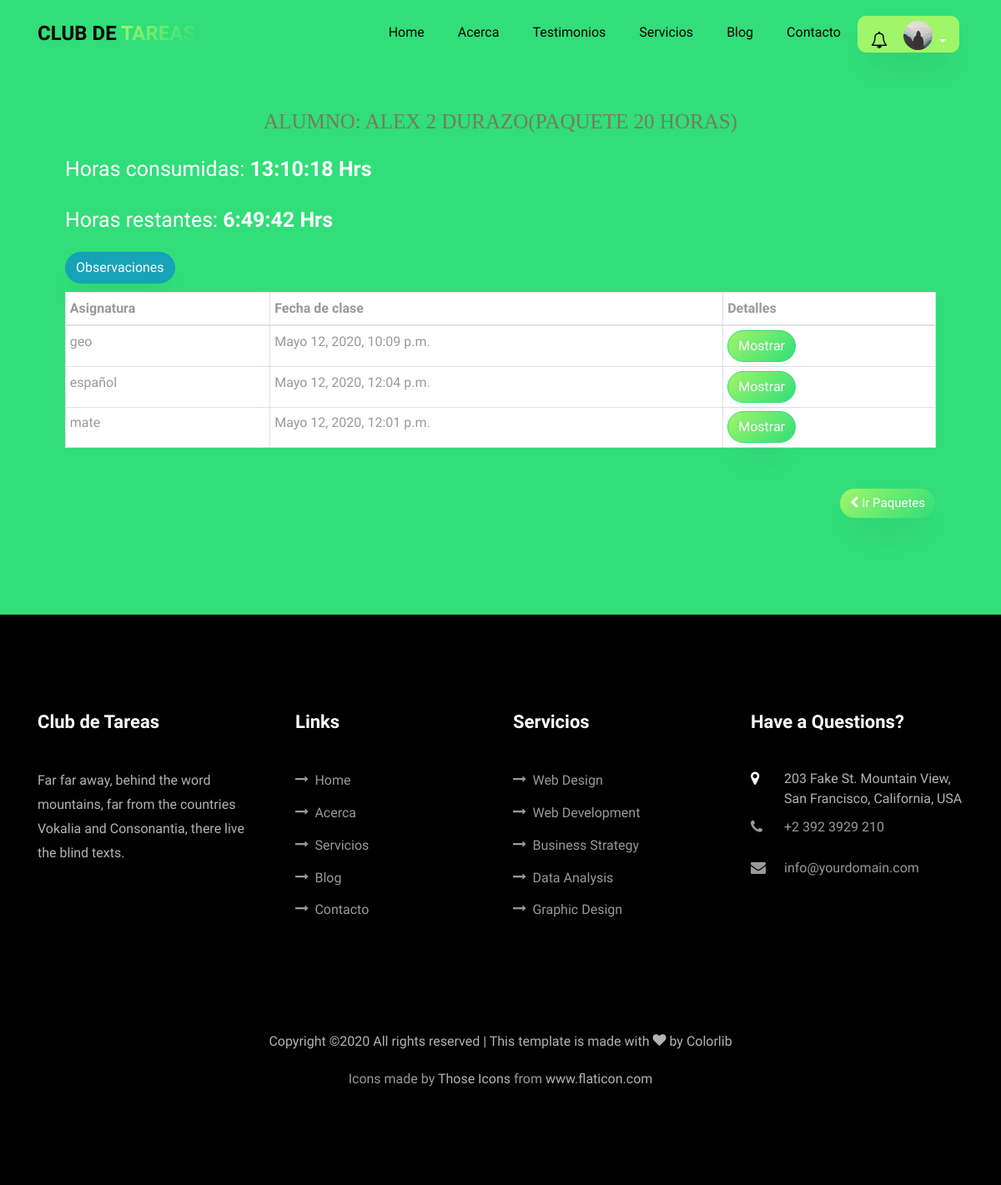
Page /paquetes/38ef6cab-7ea0-4621-aebe-f7642eda8697/ (signed in) on the earlier database version.
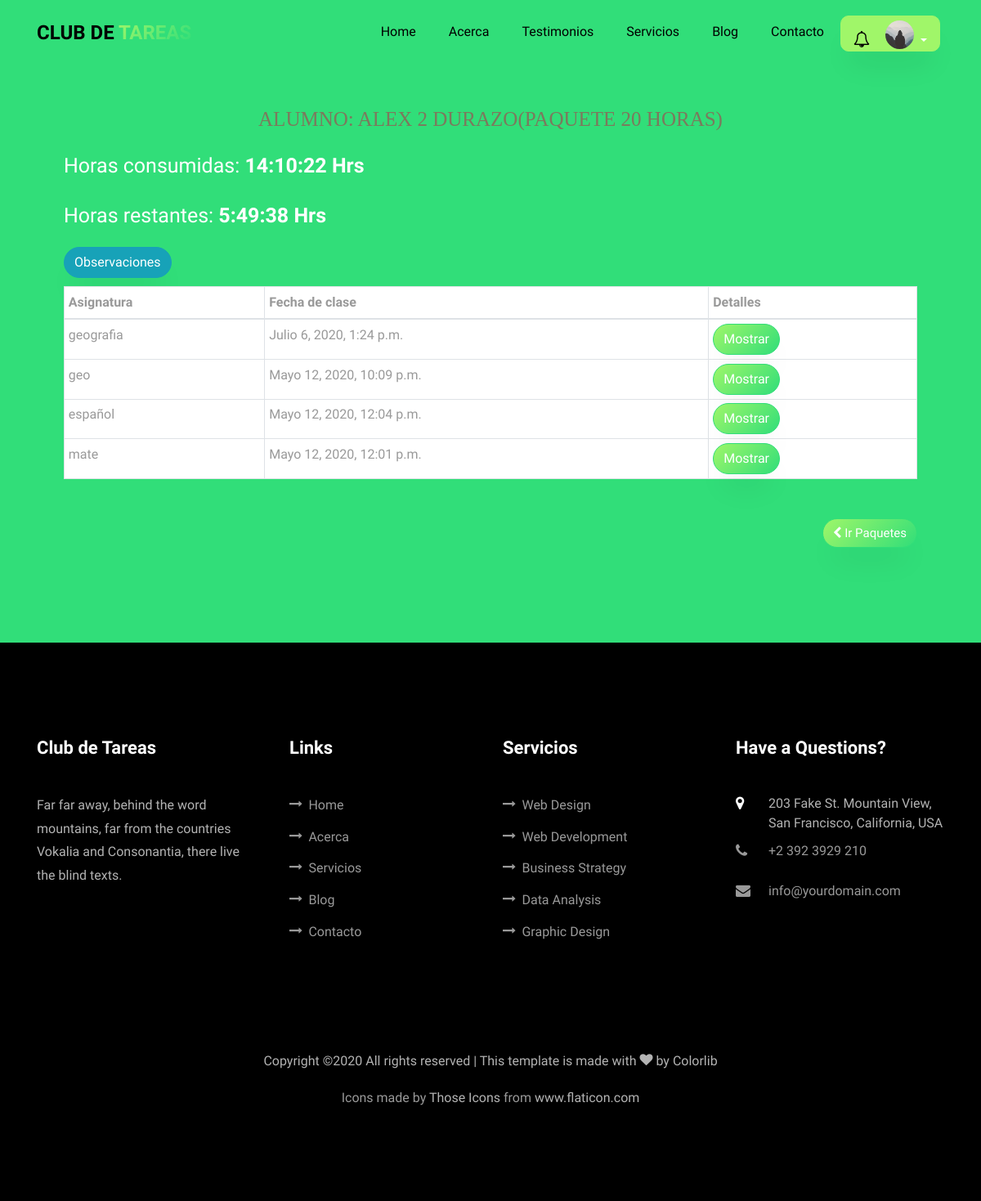
Same page on the later database version.
### usuario/models.py (models this page shows, shortened)
class Usuario(AbstractBaseUser,PermissionsMixin):
    imagen       =  models.ImageField(default='default.jpg',upload_to='profile_pics')
    email        =  models.EmailField(max_length=60,blank=True)
    facebook     =  models.CharField(max_length=100,blank=True)
    username     =  models.CharField(max_length=30,unique=True)
    nombre       =  models.CharField(max_length=100)
    apellido     =  models.CharField(max_length=100)
    edad         =  models.IntegerField(blank=True,null=True)
    padecimientos = models.TextField(verbose_name="padecimientos",blank=True)
    asistencia = models.CharField(verbose_name="Días de asistencia",max_length=100,blank=True)
    enfoque = models.CharField(verbose_name="Area en la que guste que se enfocará la atención",max_length=100,blank=True)
    nombre_de_la_madre =  models.CharField(verbose_name="Nombre de la Madre",max_length=100,blank=True)
    edad_de_la_madre =  models.IntegerField(verbose_name="Edad",blank=True, null=True)
    ocupacion_de_la_madre = models.CharField(verbose_name="Ocupación",max_length=100,blank=True)
    numero_de_la_madre   =  models.IntegerField(verbose_name="Número de contacto",blank=True,null=True)
    nombre_del_padre =  models.CharField(verbose_name="Nombre del Padre",max_length=100,blank=True)
    edad_del_padre =  models.IntegerField(verbose_name="Edad",blank=True, null=True)
    ocupacion_del_padre = models.CharField(verbose_name="Ocupación",max_length=100,blank=True)
    numero_del_padre    =  models.IntegerField(verbose_name="Número de contacto",blank=True,null=True)
    fecha_nacimiento = models.DateField(verbose_name="Fecha de nacimiento",blank=True, null=True)
    escuela      =  models.CharField(verbose_name="Nombre de la escuela",max_length=100,blank=True)
    domicilio    =  models.CharField(verbose_name="Domicilio",max_length=150,blank=True)
    status_paquetes = models.BooleanField(verbose_name="¿Tiene Paquetes Activos?",default=False)
    '''
    NIVEL_STATUS = (
         ('k','Kinder'),
         ('p','Primaria'),
         ('s','Secundaria'),
         ('b','bachillerato'),
         ('u','universidad'))
    '''
    nivel_academico = models.CharField(max_length=500,blank=True,verbose_name='Nivel académico del alumno')
    date_joined  =  models.DateTimeField(verbose_name="Fecha de Inscripción",auto_now_add=True)
    last_login   =  models.DateTimeField(verbose_name="Ultima fecha de Sesión",auto_now=True)
    is_active    =  models.BooleanField(verbose_name="¿Esta Acivo?",default=True)
    is_staff     =  models.BooleanField(verbose_name="¿Es parte del Staff?",default=False)
    USERNAME_FIELD  = "username"
    REQUIRED_FIELDS = ["nombre","apellido"]
    objects = MyUsuarioManager()

### app/models.py (models this page shows, shortened)
class Paquete_Inscrito(models.Model):
     id = models.UUIDField(primary_key=True, default=uuid.uuid4, help_text="id del Paquete")
     usuario = models.ForeignKey(settings.AUTH_USER_MODEL,related_name="paquetes_inscritos",on_delete=models.CASCADE)
     fecha_de_inscripcion = models.DateField(null=True,blank=True)
     horas_consumidas =models.CharField(max_length=100,default="00:00:00 Hrs")
     horas_restantes= models.CharField(max_length=100,default="00:00:00 Hrs")
     tiempo_consumido = models.DurationField(default=datetime.timedelta(days=0,hours=0,minutes=0))
     tiempo_restante= models.DurationField(default=datetime.timedelta(days=0,hours=0,minutes=0))
     ESTADO_STATUS =(
     (True,'Activo'),
     (False,'Finalizado')
     )
     tipo_de_paquete = models.ForeignKey('Tipo_de_Paquete', on_delete=models.SET_NULL,help_text='Elige el tipo de paquete del alumno',null=True)
     status = models.BooleanField(default=True,choices=ESTADO_STATUS,help_text="Elige el estado del paquete")
     class Meta:
         verbose_name = ("Paquete Inscrito")
         verbose_name_plural = ("Paquetes Inscritos")
         ordering = ['usuario__nombre']

class Tipo_de_Paquete(models.Model):
    horas = models.IntegerField(default=1)
    class Meta:
        verbose_name = ("Tipo de Paquete")
        verbose_name_plural = ("Tipos de Paquetes")
    def __str__(self):
        return f'{self.horas} Horas'

class Sesion(models.Model):
    id = models.UUIDField(primary_key=True, default=uuid.uuid4, help_text="id de la sesion")
    paquete_inscrito = models.ForeignKey('Paquete_Inscrito',related_name="sesiones",on_delete=models.CASCADE)
    asignatura = models.CharField(max_length=100)
    tiempo_de_inicio = models.DateTimeField(null=False,blank=False)
    tiempo_de_salida = models.DateTimeField(null=True,blank=True)
    observaciones = models.CharField(max_length=200,blank=True)
    def _get_tiempo_de_sesion(self):
        if (self.tiempo_de_salida == None ) or (self.tiempo_de_inicio == None):
            return None
        return self.tiempo_de_salida - self.tiempo_de_inicio
    tiempo_de_sesion = property(_get_tiempo_de_sesion)
    class Meta:
        verbose_name = ("Sesion")
        verbose_name_plural = ("Sesiones")
        ordering = ['-tiempo_de_inicio']

### app/views.py (the view)
# urls.py: path('paquetes/<uuid:paquete_id>/',views.clases,name='clases'),
@login_required
def clases(request,paquete_id):
    try:
        paquete = Paquete_Inscrito.objects.all().get(id=paquete_id)
        clases = Sesion.objects.filter(paquete_inscrito=paquete)
        if not (paquete.usuario == request.user):
            raise PermissionDenied()
    except  Paquete_Inscrito.DoesNotExist:
        raise Http404
    except  Sesion.DoesNotExist:
        raise Http404
    context = {
        'student':request.user,
        'clases': clases,
        'paquete':paquete
         }
    return render(request,'app/clases.html',context)

### app/templates/app/clases.html (shortened to what this page needs)
{% extends 'main/base.html' %}
{% load static %}
{% block content %}
<section class="ftco-section ftco-project"  style="background:#31de79">
  <div class="container px-md-5">
   <p class="info-alumno ftco-animate titulo_paquetes"  style="text-transform: uppercase; color: #7c795d; font-family: 'Trocchi', serif; font-size: 25px; font-weight: normal; line-height: 48px; margin: 0;padding:10px;text-align:center;">
     Alumno:  {{ student.nombre }} {{ student.apellido }}(Paquete {{ paquete.tipo_de_paquete }})
   </p>
   <p class="info-alumno ftco-animate titulo_paquetes"style="font-size:25px">Horas consumidas: <span style="font-weight: bold">{{ paquete.horas_consumidas}}</span></p>
   <p  class="info-alumno ftco-animate titulo_paquetes" style="font-size:25px">Horas restantes: <span style="font-weight: bold">{{ paquete.horas_restantes}}</span></p>
   <button type="button" style="margin-bottom: 10px;"class="btn btn-info" data-toggle="modal" data-target=".bd-example-modal-lg">Observaciones</button>
   <table class="table table-hover table-sm table-bordered ftco-animate" style="background: white;">
   <thead>
     <tr>
       <th scope="col">Asignatura</th>
       <th scope="col">Fecha de clase</th>
       <th scope="col">Detalles</th>
     </tr>
   </thead>
   <tbody>
     {% for clase in clases %}
      <tr>
        <td>{{ clase.asignatura }}</td>
        <td>{{ clase.tiempo_de_inicio}}</td>
        <td>	<a href="{% url 'app:clase' paquete_id=paquete.id clase_id=clase.id %}"><button type="button" class="btn btn-primary">Mostrar</button></a></td>
      </tr>
     {% endfor %}
   </tbody>
   </table>
   <div style="height: 40px; width: 100%; position:relative"class="mt-5">
      <a href="{% url 'app:paquetes'%}" style="position: absolute; right:0">
      <button type="button" class="btn btn-primary" style="font-size:15px;">
            <i class="fa fa-chevron-left"></i> Ir Paquetes</button>
      </a>
    </div>
  </div>
</section>
{% endblock content  %}

### templates/main/base.html (shortened to what this page needs)
{% load static %}
{% load notifications_tags %}
{% notifications_unread as unread_count %}
<!DOCTYPE html>
<html lang="es">
  <head>
    <link rel="stylesheet" href="{% static 'main/css/fonts.css'%}">
    <link rel="stylesheet" href="{% static 'main/css/open-iconic-bootstrap.min.css'%}">
    <link rel="stylesheet" href="{% static 'main/css/animate.css'%}">
    <link rel="stylesheet" href="{% static 'main/css/search.css'%}">
    <link rel="stylesheet" href="{% static 'main/css/owl.carousel.min.css'%}">
    <link rel="stylesheet" href="{% static 'main/css/owl.theme.default.min.css'%}">
    <link rel="stylesheet" href="{% static 'main/css/magnific-popup.css'%}">
    <link rel="stylesheet" href="{% static 'main/css/aos.css'%}">
    <link rel="stylesheet" href="{% static 'main/css/ionicons.min.css'%}">
    <link rel="stylesheet" href="{% static 'main/css/flaticon.css' %}">
    <link rel="stylesheet" href="{% static 'main/css/icomoon.css' %}">
    <link rel="stylesheet" href="{% static 'main/css/style.css' %}">
    <link rel="stylesheet" href="{% static 'main/css/fix.css' %}">
    <link rel='stylesheet' href="https://cdnjs.cloudflare.com/ajax/libs/fullcalendar/3.1.0/fullcalendar.min.css" />
  </head>
  <body  data-target=".site-navbar-target" data-offset="300">
  <nav class="navbar navbar-expand-lg navbar-dark ftco_navbar bg-dark ftco-navbar-light site-navbar-target" id="ftco-navbar">
	    <div class="container">
	      <a class="navbar-brand" href="{% url 'blog:home' %}">Club de <span>Tareas</span></a>
	      <div class="collapse navbar-collapse" id="ftco-nav">
	        <ul class="navbar-nav nav ml-auto" style="text-align:center">
	          <li class="nav-item"><a href="{% url 'blog:home' %}" class="nav-link"><span>Home</span></a></li>
	          <li class="nav-item"><a href="{% url 'blog:about' %}"  class="nav-link"><span>Acerca</span></a></li>
	          <li class="nav-item"><a href="{% url 'blog:testimony' %}"  class="nav-link"><span>Testimonios</span></a></li>
	          <li class="nav-item"><a href="{% url 'blog:services' %}" class="nav-link"><span>Servicios</span></a></li>
            <li class="nav-item"><a href="{% url 'blog:blog' %}" class="nav-link"><span>Blog</span></a></li>
            <li class="nav-item"><a href="{% url 'blog:contact' %}" class="nav-link"><span>Contacto</span></a></li>
          </ul>
          <ul class="nav navbar-nav navbar-right" style="text-align: right">
            {% if request.user.is_authenticated %}
            <div class="dropdown" style="padding-right:5px;margin:0;">
                    <a style="border-radius: 10px 10px 10px 10px !important;
                             -moz-border-radius: 10px 10px 10px 10px;
                             -webkit-border-radius: 10px 10px 10px 10px;padding-bottom:0; padding-top:0;padding-left:15px;padding-right:15px;"
                      class="btn btn-secondary dropdown-toggle" href="#" role="button" id="dropdownMenuLink" data-toggle="dropdown" aria-haspopup="true" aria-expanded="false">
                      <div style="display: inline-block;position: relative;margin-right:10px;">
                        <i class="fa fa-bell-o" style="font-size: 20px;color: black;"></i>
                      </div>
                          <div class="inset" style="margin-left: 5px;display: inline-block;">
                            <img src="{{ request.user.imagen.url }}">
                          </div>
                    </a>
              </div>
            {% else %}
              <li class="nav-item"><a href="{% url 'app:login' %}"  class="nav-link"><span>Login</span></a></li>
            </ul>
          {% endif %}
	      </div>
	    </div>
	  </nav>
    {% block content %}{% endblock %}
    <footer class="ftco-footer ftco-section">
      <div class="container">
        <div class="row mb-5">
          <div class="col-md">
            <div class="ftco-footer-widget mb-4">
              <h2 class="ftco-heading-2">Club de Tareas</h2>
              <p>Far far away, behind the word mountains, far from the countries Vokalia and Consonantia, there live the blind texts.</p>
              <ul class="ftco-footer-social list-unstyled float-md-left float-lft mt-5">
              </ul>
            </div>
          </div>
          <div class="col-md">
            <div class="ftco-footer-widget mb-4 ml-md-4">
              <h2 class="ftco-heading-2">Links</h2>
              <ul class="list-unstyled">
                <li><a href="{% url 'blog:home' %}" ><span class="icon-long-arrow-right mr-2"></span>Home</a></li>
                <li><a href="{% url 'blog:about' %}"><span class="icon-long-arrow-right mr-2"></span>Acerca</a></li>
                <li><a href="{% url 'blog:services' %}"><span class="icon-long-arrow-right mr-2"></span>Servicios</a></li>
                <li><a href="{% url 'blog:blog' %}"><span class="icon-long-arrow-right mr-2"></span>Blog</a></li>
                <li><a href="{% url 'blog:contact' %}"><span class="icon-long-arrow-right mr-2"></span>Contacto</a></li>
              </ul>
            </div>
          </div>
          <div class="col-md">
             <div class="ftco-footer-widget mb-4">
              <h2 class="ftco-heading-2">Servicios</h2>
              <ul class="list-unstyled">
                <li><a href="#"><span class="icon-long-arrow-right mr-2"></span>Web Design</a></li>
                <li><a href="#"><span class="icon-long-arrow-right mr-2"></span>Web Development</a></li>
                <li><a href="#"><span class="icon-long-arrow-right mr-2"></span>Business Strategy</a></li>
                <li><a href="#"><span class="icon-long-arrow-right mr-2"></span>Data Analysis</a></li>
                <li><a href="#"><span class="icon-long-arrow-right mr-2"></span>Graphic Design</a></li>
              </ul>
            </div>
          </div>
          <div class="col-md">
            <div class="ftco-footer-widget mb-4">
            	<h2 class="ftco-heading-2">Have a Questions?</h2>
            	<div class="block-23 mb-3">
	              <ul>
	                <li><span class="icon icon-map-marker"></span><span class="text">203 Fake St. Mountain View, San Francisco, California, USA</span></li>
	                <li><a href="#"><span class="icon icon-phone"></span><span class="text">+2 392 3929 210</span></a></li>
	                <li><a href="#"><span class="icon icon-envelope"></span><span class="text">info@yourdomain.com</span></a></li>
	              </ul>
	            </div>
            </div>
          </div>
        </div>
        <div class="row">
          <div class="col-md-12 text-center">
            <p>
  Copyright &copy;<script>document.write(new Date().getFullYear());</script> All rights reserved | This template is made with <i class="icon-heart color-danger" aria-hidden="true"></i> by <a href="https://colorlib.com" target="_blank">Colorlib</a>
  </p>
        Icons made by <a href="https://www.flaticon.com/authors/those-icons" title="Those Icons">Those Icons</a> from <a href="https://www.flaticon.com/" title="Flaticon"> www.flaticon.com</a>
          </div>
        </div>
      </div>
    </footer>
  </body>
</html>

### static/main/css/icomoon.css (style rules this page uses)
[class^="icon-"], [class*=" icon-"] { font-family: 'icomoon' !important; speak: none; font-style: normal; font-weight: normal; font-variant: normal; text-transform: none; line-height: 1; -webkit-font-smoothing: antialiased; -moz-osx-font-smoothing: grayscale; }
.icon-heart:before { content: "\f004"; }
.icon-map-marker:before { content: "\f041"; }
.icon-phone:before { content: "\f095"; }
.icon-envelope:before { content: "\f0e0"; }
.icon-long-arrow-right:before { content: "\f178"; }

### static/main/css/fix.css (style rules this page uses)
.inset { width: 35px; height: 35px; border-radius: 50%; background-color: transparent !important; z-index: 999; padding-top: 5px; }
.inset img { border-radius: inherit; width: inherit; height: inherit; display: block; position: relative; z-index: 998; }
p.info-alumno { color: white; }

Differences in the rows shown:
changed Paquete_Inscrito "20 HORAS": horas_consumidas "13:10:18 Hrs" → "14:10:22 Hrs"; horas_restantes "6:49:42 Hrs" → "5:49:38 Hrs"
added Sesion: asignatura "geografia", tiempo_de_inicio "Julio 6, 2020, 1:24 p.m."
